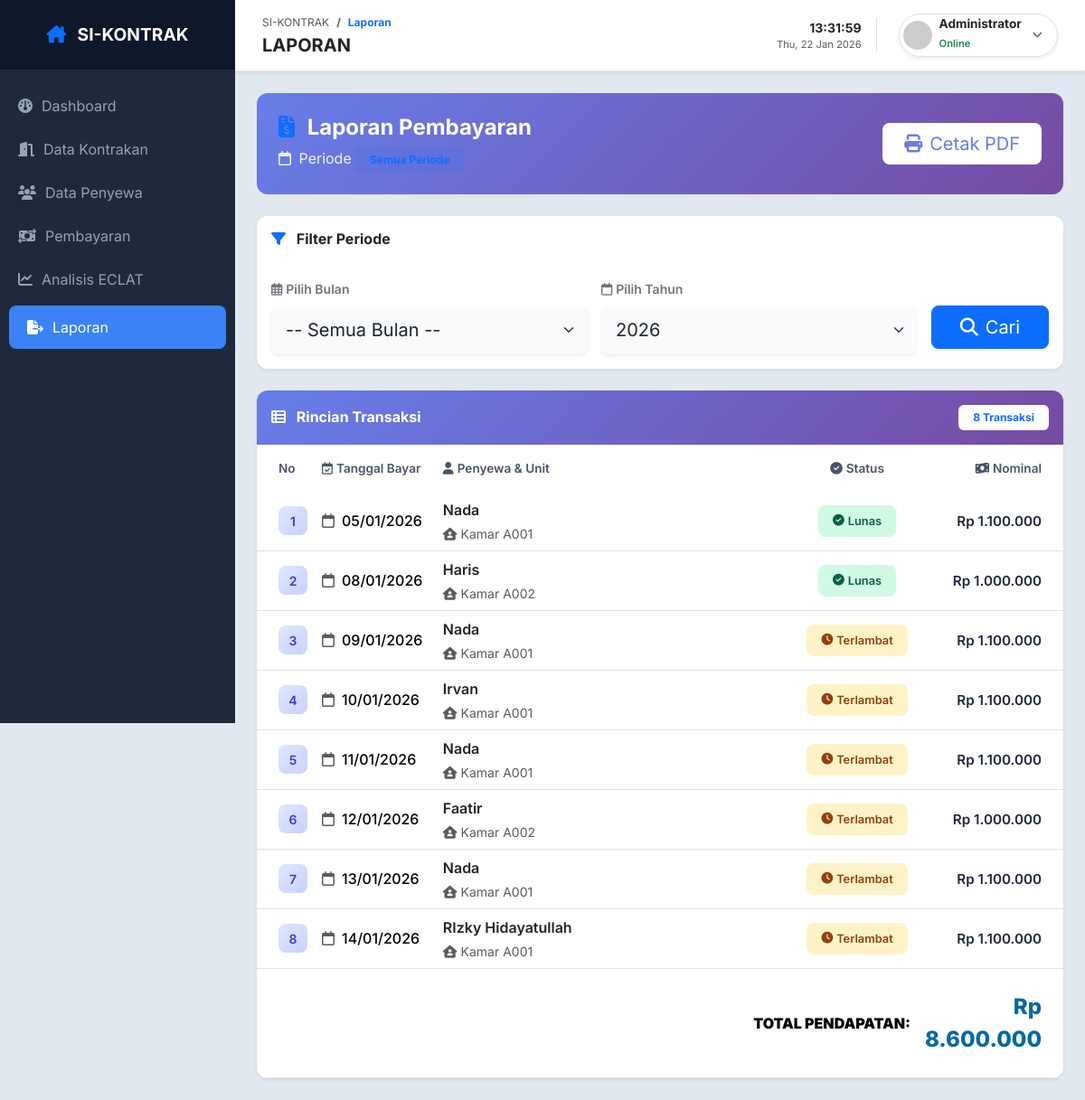
The page /index.php?page=laporan (signed in) on the database as committed earlier.
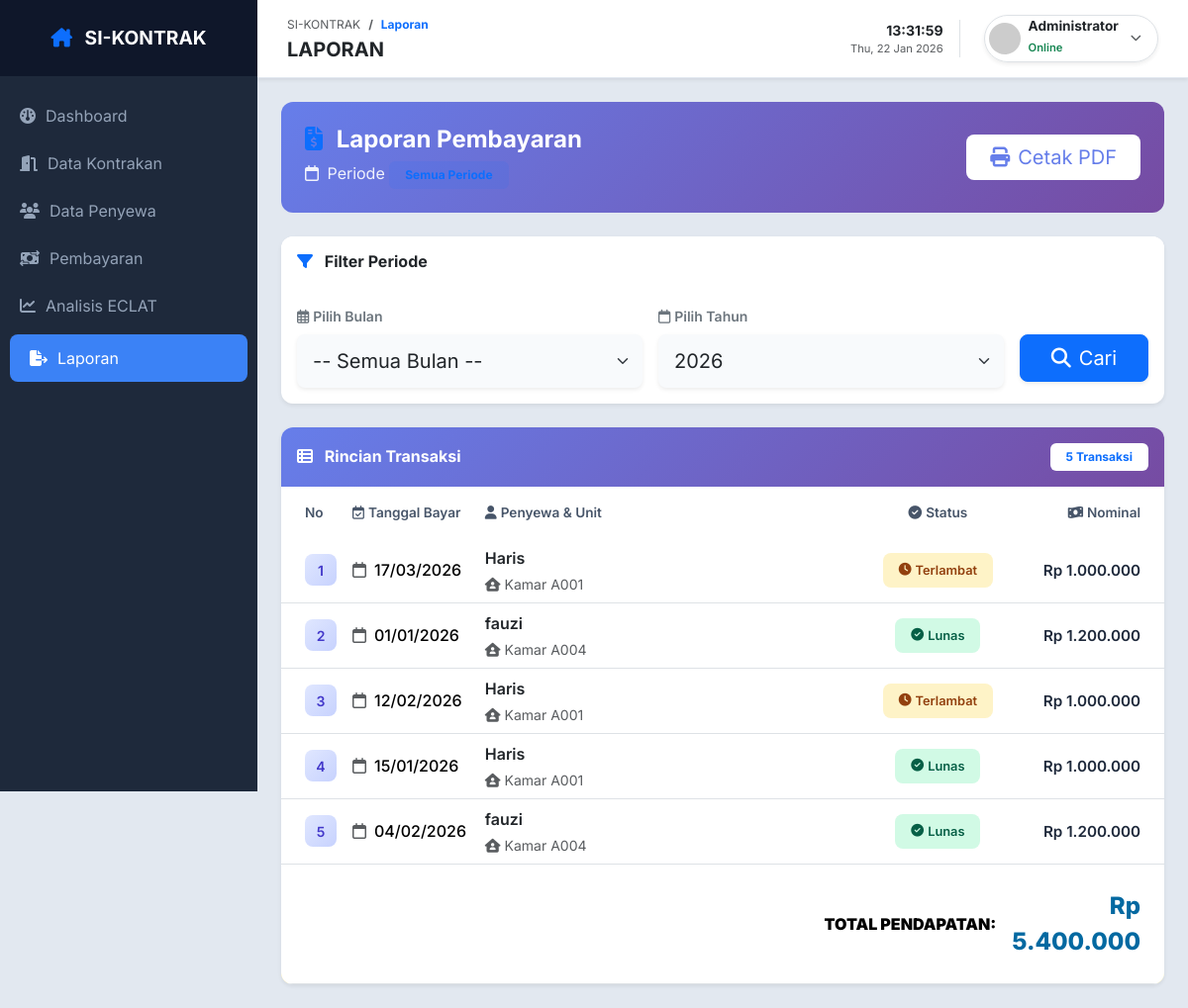
The same page on the database as committed later.
### tables this page shows
CREATE TABLE `pembayaran` (
  `id_pembayaran` int(11) NOT NULL,
  `id_penyewa` int(11) DEFAULT NULL,
  `id_kontrakan` int(11) DEFAULT NULL,
  `bulan` varchar(20) DEFAULT NULL,
  `tahun` int(11) DEFAULT NULL,
  `jatuh_tempo` date DEFAULT NULL,
  `tanggal_bayar` date DEFAULT NULL,
  `status` varchar(20) DEFAULT NULL
);

CREATE TABLE `penyewa` (
  `id_penyewa` int(11) NOT NULL,
  `nama_penyewa` varchar(100) NOT NULL,
  `id_kontrakan` int(11) DEFAULT NULL,
  `no_hp` varchar(20) DEFAULT NULL,
  `alamat` text DEFAULT NULL
);

CREATE TABLE `kontrakan` (
  `id_kontrakan` int(11) NOT NULL,
  `tipe_kamar` varchar(50) DEFAULT NULL,
  `harga` int(11) DEFAULT NULL,
  `jatuh_tempo` int(2) DEFAULT 10,
  `id_penyewa` int(11) DEFAULT NULL
);

### laporan/laporan.php (the view, shortened to what this page needs)
<?php
$bulan_sekarang = [
    '01' => 'Januari', '02' => 'Februari', '03' => 'Maret', '04' => 'April',
    '05' => 'Mei', '06' => 'Juni', '07' => 'Juli', '08' => 'Agustus',
    '09' => 'September', '10' => 'Oktober', '11' => 'November', '12' => 'Desember'
];
$filter_bulan = isset($_GET['bulan']) ? $_GET['bulan'] : '';
$filter_tahun = isset($_GET['tahun']) ? $_GET['tahun'] : '';
$sql_where = "";
$query = "SELECT p.*, s.nama_penyewa, k.tipe_kamar, k.harga
          FROM pembayaran p
          JOIN penyewa s ON p.id_penyewa = s.id_penyewa
          JOIN kontrakan k ON p.id_kontrakan = k.id_kontrakan
          $sql_where
          ORDER BY p.tahun DESC, p.bulan DESC, p.tanggal_bayar ASC";
$result = mysqli_query($conn, $query);
$total_pendapatan = 0;
$jumlah_data = mysqli_num_rows($result);
$label_periode = ($filter_bulan == '') ? "Semua Periode" : "$filter_bulan $filter_tahun";
?>
<div class="report-header no-print mb-4 hide-on-print" data-aos="fade-down">
    <div class="d-flex justify-content-between align-items-center">
        <div>
            <h4 class="fw-bold mb-2">
                <i class="fa-solid fa-file-invoice-dollar text-primary me-2"></i>
                Laporan Pembayaran
            </h4>
            <p class="text-muted mb-0">
                <i class="fa-regular fa-calendar me-1"></i>
                Periode <span class="badge bg-primary bg-opacity-10 text-primary px-3 py-2"><?= $label_periode ?></span>
            </p>
        </div>
        <button onclick="window.print()" class="btn btn-dark btn-lg px-4">
            <i class="fa-solid fa-print me-2"></i>Cetak PDF
        </button>
    </div>
</div>
<div class="card border-0 shadow-sm mb-4 no-print" data-aos="fade-up">
    <div class="card-header bg-white py-3 border-0">
        <h6 class="mb-0 fw-bold">
            <i class="fa-solid fa-filter text-primary me-2"></i>
            Filter Periode
        </h6>
    </div>
    <div class="card-body">
        <form action="index.php" method="GET">
            <div class="row g-3">
                <div class="col-md-5">
                    <label class="form-label fw-semibold small text-secondary">
                        <i class="fa-regular fa-calendar-days me-1"></i>Pilih Bulan
                    </label>
                    <select name="bulan" class="form-select form-select-lg shadow-sm border-0">
                        <option value="">-- Semua Bulan --</option> <?php foreach ($bulan_sekarang as $b) : ?>
                            <option value="<?= $b ?>" <?= ($filter_bulan == $b) ? 'selected' : '' ?>><?= $b ?></option>
                        <?php endforeach; ?>
                    </select>
                </div>
                <div class="col-md-5">
                    <label class="form-label fw-semibold small text-secondary">
                        <i class="fa-regular fa-calendar me-1"></i>Pilih Tahun
                    </label>
                    <select name="tahun" class="form-select form-select-lg shadow-sm border-0">
                        <?php for ($i = date('Y'); $i >= 2022; $i--) : ?>
                            <option value="<?= $i ?>" <?= ($filter_tahun == $i) ? 'selected' : '' ?>><?= $i ?></option>
                        <?php endfor; ?>
                    </select>
                </div>
                <div class="col-md-2">
                    <label class="form-label text-white small">.</label>
                    <button type="submit" class="btn btn-primary btn-lg w-100 shadow-sm">
                        <i class="fa-solid fa-magnifying-glass me-2"></i>Cari
                    </button>
                </div>
            </div>
        </form>
    </div>
</div>
<div class="card border-0 shadow-sm" data-aos="fade-up" data-aos-delay="100">
    <div class="card-header bg-gradient-primary text-white py-3 border-0 no-print">
        <div class="d-flex justify-content-between align-items-center">
            <h6 class="mb-0 fw-bold">
                <i class="fa-solid fa-table-list me-2"></i>
                Rincian Transaksi
            </h6>
            <span class="badge bg-white text-primary px-3 py-2">
                <?= $jumlah_data ?> Transaksi
            </span>
        </div>
    </div>
    <div class="card-body p-0">
        <div class="table-responsive">
            <table class="table table-hover align-middle mb-0" id="reportTable">
                <thead>
                    <tr>
                        <th class="ps-4 py-3" width="5%">No</th>
                        <th class="py-3" width="15%">
                            <i class="fa-regular fa-calendar-check me-1"></i>Tanggal Bayar
                        </th>
                        <th class="py-3">
                            <i class="fa-solid fa-user me-1"></i>Penyewa & Unit
                        </th>
                        <th class="py-3 text-center" width="15%">
                            <i class="fa-solid fa-circle-check me-1"></i>Status
                        </th>
                        <th class="py-3 text-end pe-4" width="18%">
                            <i class="fa-solid fa-money-bill-wave me-1"></i>Nominal
                        </th>
                    </tr>
                </thead>
                <tbody>
                    <?php
                    $no = 1;
                    if ($jumlah_data > 0) :
                        while ($row = mysqli_fetch_assoc($result)) :
                            $jumlah = $row['harga'];
                            $total_pendapatan += $jumlah;
                    ?>
                    <tr class="data-row">
                        <td class="ps-4">
                            <span class="number-badge"><?= $no++ ?></span>
                        </td>
                        <td>
                            <div class="date-display">
                                <i class="fa-regular fa-calendar text-muted me-2"></i>
                                <span class="fw-medium">
                                    <?= ($row['tanggal_bayar'] != '0000-00-00' && !empty($row['tanggal_bayar'])) ? date('d/m/Y', strtotime($row['tanggal_bayar'])) : '-' ?>
                                </span>
                            </div>
                        </td>
                        <td>
                            <div class="tenant-info">
                                <div class="fw-semibold text-dark"><?= htmlspecialchars($row['nama_penyewa']) ?></div>
                                <small class="text-muted">
                                    <i class="fa-solid fa-house-user me-1"></i><?= $row['tipe_kamar'] ?>
                                </small>
                            </div>
                        </td>
                        <td class="text-center">
                            <?php if($row['status'] == 'Lunas'): ?>
                                <span class="status-badge status-success">
                                    <i class="fa-solid fa-circle-check me-1"></i>Lunas
                                </span>
                            <?php else: ?>
                                <span class="status-badge status-warning">
                                    <i class="fa-solid fa-clock me-1"></i>Terlambat
                                </span>
                            <?php endif; ?>
                        </td>
                        <td class="text-end pe-4">
                            <span class="amount-text">Rp <?= number_format($jumlah, 0, ',', '.') ?></span>
                        </td>
                    </tr>
                    <?php endwhile; ?>
                    <tr class="total-row">
                        <td colspan="4" class="text-end py-4 ps-4">
                            <strong class="text-uppercase">Total Pendapatan:</strong>
                        </td>
                        <td class="text-end pe-4 py-4">
                            <span class="total-amount">Rp <?= number_format($total_pendapatan, 0, ',', '.') ?></span>
                        </td>
                    </tr>
                    <?php endif; ?>
                </tbody>
            </table>
        </div>
    </div>
</div>

### index.php (shortened to what this page needs)
<?php
include "config/config.php";
$page = isset($_GET['page']) ? $_GET['page'] : 'dashboard';
?>
<!DOCTYPE html>
<html lang="id">
<head>
    <link href="https://cdn.jsdelivr.net/npm/bootstrap@5.3.2/dist/css/bootstrap.min.css" rel="stylesheet">
    <link rel="stylesheet" href="https://cdnjs.cloudflare.com/ajax/libs/font-awesome/6.4.2/css/all.min.css">
    <link href="https://unpkg.com/aos@2.3.1/dist/aos.css" rel="stylesheet">
</head>
<body>
    <aside class="sidebar d-none d-md-block">
        <div class="sidebar-heading">
            <i class="fa-solid fa-house-chimney me-2 text-primary"></i> SI-KONTRAK
        </div>
        <div class="mt-3">
            <ul class="nav flex-column">
                <li class="nav-item">
                    <a href="index.php?page=dashboard" class="nav-link <?= $page == 'dashboard' ? 'active' : '' ?>">
                        <i class="fa-solid fa-gauge"></i> Dashboard
                    </a>
                </li>
                <li class="nav-item">
                    <a href="index.php?page=kontrakan" class="nav-link <?= $page == 'kontrakan' ? 'active' : '' ?>">
                        <i class="fa-solid fa-door-open"></i> Data Kontrakan
                    </a>
                </li>
                <li class="nav-item">
                    <a href="index.php?page=penyewa" class="nav-link <?= $page == 'penyewa' ? 'active' : '' ?>">
                        <i class="fa-solid fa-users"></i> Data Penyewa
                    </a>
                </li>
                <li class="nav-item">
                    <a href="index.php?page=pembayaran" class="nav-link <?= $page == 'pembayaran' ? 'active' : '' ?>">
                        <i class="fa-solid fa-money-bill-transfer"></i> Pembayaran
                    </a>
                </li>
                <li class="nav-item">
                    <a href="index.php?page=hasil_eclat" class="nav-link <?= $page == 'hasil_eclat' ? 'active' : '' ?>">
                        <i class="fa-solid fa-chart-line"></i> Analisis ECLAT
                    </a>
                </li>
                <li class="nav-item">
                    <a href="index.php?page=laporan" class="nav-link <?= $page == 'laporan' ? 'active' : '' ?>">
                        <i class="fa-solid fa-file-export"></i> Laporan
                    </a>
                </li>
            </ul>
        </div>
    </aside>
    <div class="main-content">
        <header class="top-nav d-flex justify-content-between align-items-center shadow-sm">
    <div class="d-flex align-items-center">
        <div>
            <nav aria-label="breadcrumb">
                <ol class="breadcrumb mb-0" style="font-size: 0.75rem;">
                    <li class="breadcrumb-item"><a href="#" class="text-decoration-none text-muted">SI-KONTRAK</a></li>
                    <li class="breadcrumb-item active text-primary fw-bold" aria-current="page">
                        <?= ucfirst(str_replace('_', ' ', $page)) ?>
                    </li>
                </ol>
            </nav>
            <h5 class="m-0 fw-bold text-dark mt-1"><?= strtoupper(str_replace('_', ' ', $page)) ?></h5>
        </div>
    </div>
    <div class="d-flex align-items-center gap-3">
        <div class="text-end d-none d-lg-block border-end pe-3 me-2">
            <div class="fw-bold text-dark small" id="clock"></div>
            <div class="text-muted" style="font-size: 0.7rem;"><?= date('D, d M Y') ?></div>
        </div>
        <div class="dropdown">
            <button class="btn btn-white d-flex align-items-center gap-2 p-1 pe-3 rounded-pill border shadow-sm" type="button" data-bs-toggle="dropdown">
                <img src="https://ui-avatars.com/api/?name=Admin&background=3b82f6&color=fff" class="rounded-circle" width="32" alt="Avatar">
                <div class="text-start d-none d-sm-block">
                    <div class="fw-bold mb-0" style="font-size: 0.85rem; line-height: 1;">Administrator</div>
                    <small class="text-success fw-semibold" style="font-size: 0.7rem;">Online</small>
                </div>
                <i class="fa-solid fa-chevron-down ms-1 text-muted" style="font-size: 0.7rem;"></i>
            </button>
        </div>
    </div>
</header>
        <div class="p-4">
            <?php
                switch ($page) {
                    case 'laporan':
                        include "laporan/laporan.php";
                        break;
                }
            ?>
        </div>
    </div>
</body>
</html>

### index.php (style rules this page uses)
body { font-family: 'Inter', sans-serif; background-color: #e2e8f0; }
.sidebar { min-height: 100vh; background: #1e293b; color: white; position: fixed; width: 260px; z-index: 1000; }
.main-content { margin-left: 260px; min-height: 100vh; }
.sidebar-heading { padding: 1.5rem 1rem; font-size: 1.2rem; font-weight: 700; background: #0f172a; text-align: center; }
.nav-link { color: #94a3b8; padding: 12px 20px; display: flex; align-items: center; gap: 10px; transition: 0.2s; }
.nav-link.active { color: #fff; background: #3b82f6; border-radius: 8px; margin: 5px 10px; }
.top-nav { background: white; border-bottom: 1px solid #e2e8f0; padding: 15px 30px; position: sticky; top: 0; z-index: 999; }

### laporan/laporan.php (style rules this page uses)
.report-header { padding: 1.5rem; background: linear-gradient(135deg, #667eea 0%, #764ba2 100%); border-radius: 12px; color: white; }
.report-header h4 { color: white; }
.report-header .text-muted { color: rgba(255,255,255,0.9) !important; }
.report-header .btn-dark { background: white; color: #667eea; border: none; }
.card { border-radius: 12px; overflow: hidden; }
.card-header.bg-gradient-primary { background: linear-gradient(135deg, #667eea 0%, #764ba2 100%); }
.form-select { background-color: #f8fafc; border: 1px solid #e2e8f0; border-radius: 8px; padding: 0.75rem 1rem; }
.table thead { background: linear-gradient(to bottom, #f8fafc, #f1f5f9); }
.table thead th { font-weight: 600; font-size: 0.85rem; color: #475569; border: none; }
.table tbody .data-row { transition: all 0.2s ease; }
.number-badge { display: inline-flex; align-items: center; justify-content: center; width: 32px; height: 32px; background: linear-gradient(135deg, #e0e7ff, #c7d2fe); color: #4338ca; border-radius: 8px; font-weight: 600; font-size: 0.875rem; }
.date-display { display: flex; align-items: center; }
.tenant-info { display: flex; flex-direction: column; gap: 0.25rem; }
.status-badge { display: inline-flex; align-items: center; padding: 0.5rem 1rem; border-radius: 8px; font-weight: 600; font-size: 0.8rem; }
.status-success { background-color: #d1fae5; color: #065f46; }
.status-warning { background-color: #fef3c7; color: #92400e; }
.amount-text { font-weight: 600; color: #1e293b; font-size: 0.95rem; }
.total-row { background: linear-gradient(to bottom, #fef3c7, #fde68a); font-weight: 700; }
.total-amount { font-size: 1.5rem; font-weight: 800; color: #0369a1; }

Rows that differ between the two databases and show on the page:
removed pembayaran: tanggal_bayar "05/01/2026", id_penyewa.nama_penyewa "Nada", id_kontrakan.tipe_kamar "Kamar A001", status "Lunas" (drawn), id_kontrakan.harga "1.100.000"
removed pembayaran: tanggal_bayar "08/01/2026", id_penyewa.nama_penyewa "Haris", id_kontrakan.tipe_kamar "Kamar A002", status "Lunas" (drawn), id_kontrakan.harga "1.000.000"
removed pembayaran: tanggal_bayar "09/01/2026", id_penyewa.nama_penyewa "Nada", id_kontrakan.tipe_kamar "Kamar A001", status "Terlambat" (drawn), id_kontrakan.harga "1.100.000"
removed pembayaran: tanggal_bayar "10/01/2026", id_penyewa.nama_penyewa "Irvan", id_kontrakan.tipe_kamar "Kamar A001", status "Terlambat" (drawn), id_kontrakan.harga "1.100.000"
removed pembayaran: tanggal_bayar "11/01/2026", id_penyewa.nama_penyewa "Nada", id_kontrakan.tipe_kamar "Kamar A001", status "Terlambat" (drawn), id_kontrakan.harga "1.100.000"
removed pembayaran: tanggal_bayar "12/01/2026", id_penyewa.nama_penyewa "Faatir", id_kontrakan.tipe_kamar "Kamar A002", status "Terlambat" (drawn), id_kontrakan.harga "1.000.000"
removed pembayaran: tanggal_bayar "13/01/2026", id_penyewa.nama_penyewa "Nada", id_kontrakan.tipe_kamar "Kamar A001", status "Terlambat" (drawn), id_kontrakan.harga "1.100.000"
removed pembayaran: tanggal_bayar "14/01/2026", id_penyewa.nama_penyewa "RIzky Hidayatullah", id_kontrakan.tipe_kamar "Kamar A001", status "Terlambat" (drawn), id_kontrakan.harga "1.100.000"
added pembayaran: tanggal_bayar "17/03/2026", id_penyewa.nama_penyewa "Haris", id_kontrakan.tipe_kamar "Kamar A001", status "Terlambat" (drawn), id_kontrakan.harga "1.000.000"
added pembayaran: tanggal_bayar "01/01/2026", id_penyewa.nama_penyewa "fauzi", id_kontrakan.tipe_kamar "Kamar A004", status "Lunas" (drawn), id_kontrakan.harga "1.200.000"
added pembayaran: tanggal_bayar "12/02/2026", id_penyewa.nama_penyewa "Haris", id_kontrakan.tipe_kamar "Kamar A001", status "Terlambat" (drawn), id_kontrakan.harga "1.000.000"
added pembayaran: tanggal_bayar "15/01/2026", id_penyewa.nama_penyewa "Haris", id_kontrakan.tipe_kamar "Kamar A001", status "Lunas" (drawn), id_kontrakan.harga "1.000.000"
added pembayaran: tanggal_bayar "04/02/2026", id_penyewa.nama_penyewa "fauzi", id_kontrakan.tipe_kamar "Kamar A004", status "Lunas" (drawn), id_kontrakan.harga "1.200.000"
Other text that changed with them:
$jumlah_data: "8" → "5"
$total_pendapatan: "8.600.000" → "5.400.000"
